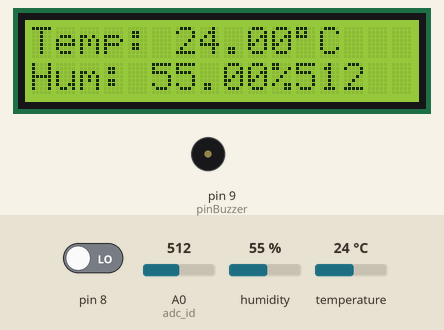
Recording of a sketch running on a simulated Arduino Uno, built with avr-gcc and run on an emulated ATmega328P. Shown: 16×2 character LCD, buzzer (waves = sounding, pin HIGH). The inputs (shaded band) are chosen by the test bench; at power-on: A0 (adc_id) = 512, humidity 55 %, temperature 24 °C, pin 8 LOW.

Above: at 1.2 s.
1.3 s: A0 (adc_id) set to 210
At 3.6 s:
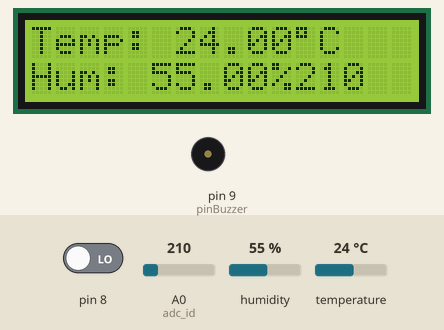
5.2 s: A0 (adc_id) set to 185
At 7.4 s:
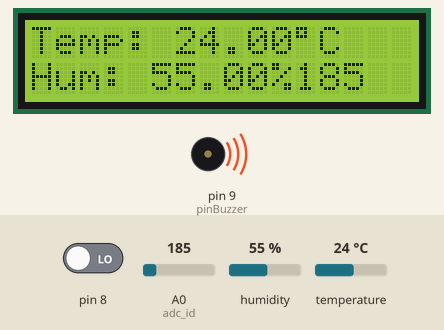
9.1 s: humidity set to 22 %
At 12.7 s:
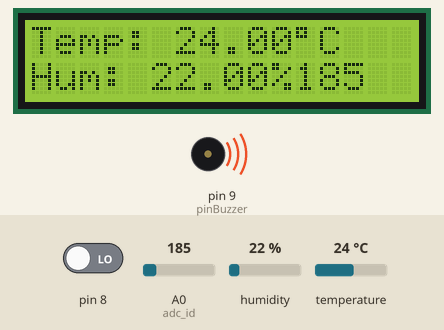
13.6 s: temperature set to 12 °C
At 15.4 s:
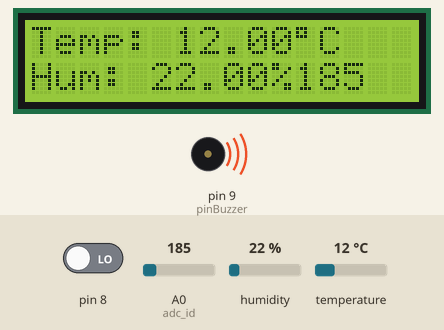
17.5 s: pin 8 driven HIGH
At 19.3 s:
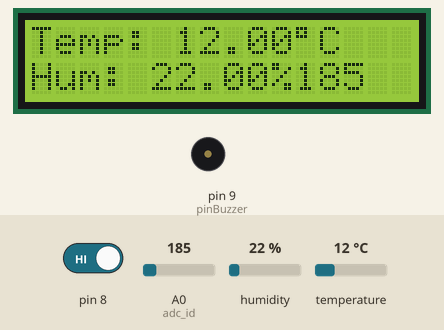
21.4 s: humidity set to 40 %
At 24.6 s:
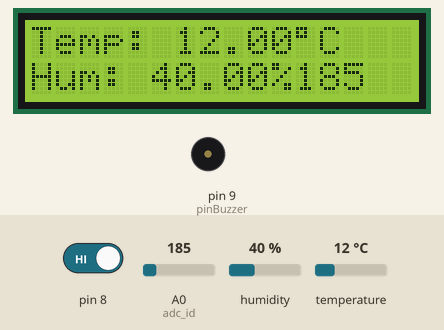
Timing chart, 0 to 26.1 s (numbered marks = the images above; inputs shaded):
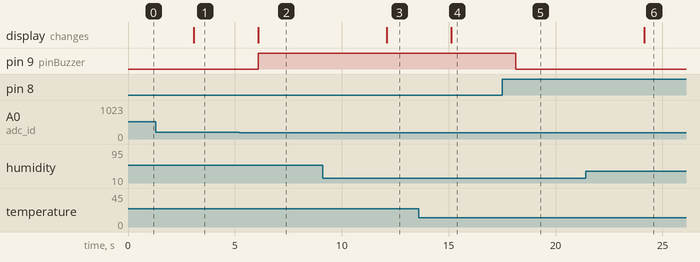

Measured:
- the behaviour switches between 200 and 199 on A0 (adc_id) (found by bisection; images 1 and 2)
- after the input at 1.3 s, the display: changes after 1.8 s (image 1)
- after the input at 5.2 s, pin 9 (pinBuzzer): LOW → HIGH after 0.89 s; the display: changes after 0.89 s (image 2)
- after the input at 9.1 s, the display: changes after 3.0 s (image 3)
- after the input at 13.6 s, the display: changes after 1.5 s (image 4)
- after the input at 17.5 s, pin 9 (pinBuzzer): HIGH → LOW after 0.63 s
- after the input at 21.4 s, the display: changes after 2.8 s (image 6)

The sketch:

AguaDhtLCDBuzzer.ino
```cpp
#include <DHT.h>
#include <LiquidCrystal.h>

LiquidCrystal lcd(12, 11, 5, 4, 3, 2);

#define DHT_PIN 7
#define DHTTYPE DHT22
const int pinBuzzer= 9;//Constante del buzzer conectado.
int BandBoton= 0;//Variables globales, se pueden usar para hacer referencia a un pin o como variable global
int adc_id= 0;

DHT dht(DHT_PIN, DHTTYPE);


void setup()
{
  lcd.begin(16, 2 );
  dht.begin();
  //Serial.begin(9600);
  pinMode(pinBuzzer, OUTPUT);
  pinMode(8, INPUT);
}

void loop()
{
  float h= dht.readHumidity();
  float t= dht.readTemperature();
  int valor= analogRead(adc_id);
  int EstadoBoton= digitalRead(8);

  lcd.setCursor(0, 0);
  lcd.print("Temp: ");
  lcd.print(t);
  lcd.print((char)223);
  lcd.print("C");
  lcd.setCursor(0, 1);
  lcd.print("Hum: ");
  lcd.print(h);
  lcd.print("%");
  lcd.print(valor);

  if(EstadoBoton==HIGH)
  {
    BandBoton= 1;
  }

  if(valor<200 && BandBoton==0)
  {
    digitalWrite(pinBuzzer, HIGH);//Se enciende buzzer
  }
  else if(valor<200 && BandBoton==1)
  {
    digitalWrite(pinBuzzer, LOW);//Se apaga el buzzer
  }
  else if(valor>200)
  {
    BandBoton=0;
    digitalWrite(pinBuzzer, LOW);//Se apaga el buzzer
  }
  //Serial.print(BandBoton);
  delay(3000);//Para el sensor de temperatura y humedad, pero de igual manera afecta al de agua.
}
```
